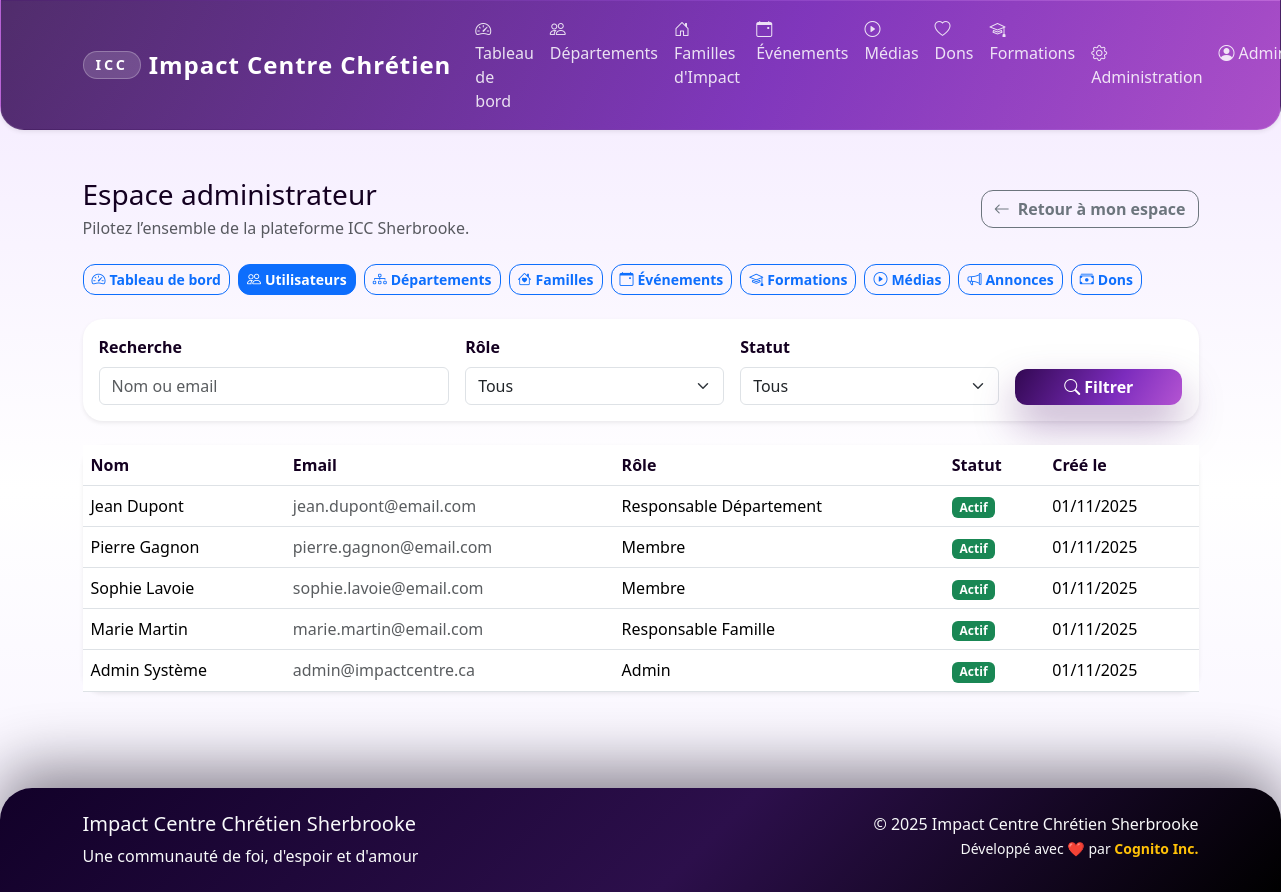
Before: /admin/users (signed in) with the older database file.
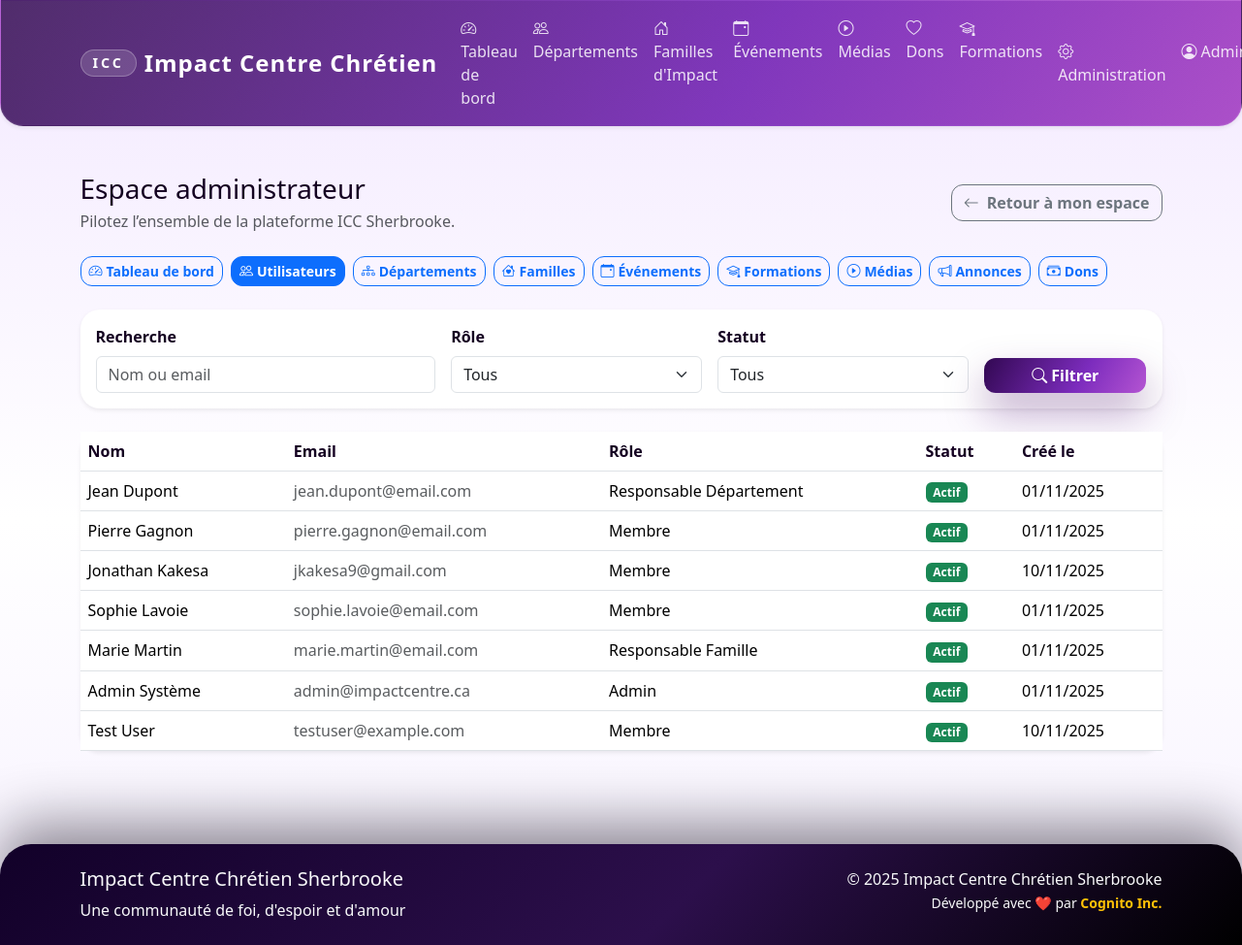
After: the same page with the newer database file.
### app/models/user.py (models this page shows, shortened)
class User(UserMixin, db.Model):
    __tablename__ = 'users'
    id = db.Column(db.Integer, primary_key=True)
    email = db.Column(db.String(120), unique=True, nullable=False, index=True)
    password_hash = db.Column(db.String(255), nullable=False)
    first_name = db.Column(db.String(50), nullable=False)
    last_name = db.Column(db.String(50), nullable=False)
    phone = db.Column(db.String(20))
    address = db.Column(db.Text)
    birth_date = db.Column(db.Date)
    gender = db.Column(db.String(10))  # 'M', 'F', 'Autre'
    marital_status = db.Column(db.String(20))  # 'Célibataire', 'Marié(e)', 'Divorcé(e)', 'Veuf/Veuve'
    membership_status = db.Column(db.String(20), default='Nouveau')  # 'Nouveau', 'En formation', 'Baptisé', 'Membre officiel'
    church_role = db.Column(db.String(100))  # 'Choriste', 'Intercesseur', etc.
    role = db.Column(db.String(20), default='Membre')  # 'Admin', 'Responsable Département', 'Responsable Famille', 'Membre'
    is_active = db.Column(db.Boolean, default=True)
    created_at = db.Column(db.DateTime, default=datetime.utcnow)
    updated_at = db.Column(db.DateTime, default=datetime.utcnow, onupdate=datetime.utcnow)
    department_memberships = db.relationship('DepartmentMember', back_populates='user', cascade='all, delete-orphan')
    family_memberships = db.relationship('FamilyMember', back_populates='user', cascade='all, delete-orphan')
    event_participations = db.relationship('EventParticipant', back_populates='user', cascade='all, delete-orphan')
    donations = db.relationship('Donation', back_populates='user', cascade='all, delete-orphan')
    @property
    def full_name(self):
        return f"{self.first_name} {self.last_name}"
    def is_admin(self):
        return self.role == 'Admin'

### app/routes/admin.py (the view, shortened to what this page needs)
@admin_bp.route('/users')
@login_required
@admin_required
def users():
    page = request.args.get('page', 1, type=int)
    search = request.args.get('search', '')
    role_filter = request.args.get('role', '')
    status_filter = request.args.get('status', '')
    query = User.query
    if role_filter:
        query = query.filter_by(role=role_filter)
    if status_filter:
        if status_filter == 'active':
            query = query.filter_by(is_active=True)
        elif status_filter == 'inactive':
            query = query.filter_by(is_active=False)
    users = query.order_by(User.last_name, User.first_name).paginate(
        page=page, per_page=20, error_out=False
    )
    return render_template('admin/users.html', users=users,
                         search=search, role_filter=role_filter, status_filter=status_filter)

### app/routes/admin.py (called while the page is built)
def admin_required(f):
    @wraps(f)
    def decorated_function(*args, **kwargs):
        if not current_user.is_admin():
            flash('Accès refusé. Droits d\'administrateur requis.', 'error')
            return redirect(url_for('main.dashboard'))
        return f(*args, **kwargs)
    return decorated_function

### app/templates/admin/users.html (shortened to what this page needs)
{% extends "admin/layout.html" %}
{% block admin_body %}
<form class="card border-0 shadow-sm mb-4" method="get">
    <div class="card-body row g-3 align-items-end">
        <div class="col-md-4">
            <label class="form-label">Recherche</label>
            <input type="text" name="search" value="{{ search }}" class="form-control" placeholder="Nom ou email">
        </div>
        <div class="col-md-3">
            <label class="form-label">Rôle</label>
            <select class="form-select" name="role">
                <option value="">Tous</option>
            </select>
        </div>
        <div class="col-md-3">
            <label class="form-label">Statut</label>
            <select class="form-select" name="status">
                <option value="">Tous</option>
            </select>
        </div>
        <div class="col-md-2">
            <button class="btn btn-brand-gradient w-100" type="submit">
                <i class="bi bi-search me-1"></i>Filtrer
            </button>
        </div>
    </div>
</form>
<div class="card border-0 shadow-sm">
    <div class="table-responsive">
        <table class="table align-middle mb-0">
            <thead>
                <tr>
                    <th>Nom</th>
                    <th>Email</th>
                    <th>Rôle</th>
                    <th>Statut</th>
                    <th>Créé le</th>
                </tr>
            </thead>
            <tbody>
                {% for user in users.items %}
                <tr>
                    <td>{{ user.full_name }}</td>
                    <td class="text-muted">{{ user.email }}</td>
                    <td>{{ user.role }}</td>
                    <td>
                        <span class="badge {{ 'bg-success' if user.is_active else 'bg-secondary' }}">
                            {{ 'Actif' if user.is_active else 'Inactif' }}
                        </span>
                    </td>
                    <td>{{ user.created_at.strftime('%d/%m/%Y') if user.created_at else '-' }}</td>
                </tr>
                {% else %}
                <tr>
                    <td colspan="5" class="text-center text-muted py-4">Aucun utilisateur correspondant.</td>
                </tr>
                {% endfor %}
            </tbody>
        </table>
    </div>
</div>
{% endblock %}

### app/templates/base.html (shortened to what the changed rows need)
<!DOCTYPE html>
<html lang="fr">
<head>
    <link href="https://cdn.jsdelivr.net/npm/bootstrap@5.3.2/dist/css/bootstrap.min.css" rel="stylesheet">
    <link href="https://cdn.jsdelivr.net/npm/bootstrap-icons@1.11.1/font/bootstrap-icons.css" rel="stylesheet">
    <link href="https://unpkg.com/aos@2.3.1/dist/aos.css" rel="stylesheet">
    <link href="{{ url_for('static', filename='css/style.css') }}" rel="stylesheet">
</head>
<body>
    <nav class="navbar navbar-expand-lg navbar-dark icc-navbar shadow-sm">
        <div class="container">
            <div class="collapse navbar-collapse" id="navbarNav">
                <ul class="navbar-nav">
                    {% if current_user.is_authenticated %}
                        {% if current_user.is_admin() %}
                            <li class="nav-item">
                                <a class="nav-link" href="{{ url_for('admin.dashboard') }}">
                                    <i class="bi bi-gear me-1"></i>Administration
                                </a>
                            </li>
                        {% endif %}
                        <li class="nav-item dropdown">
                            <a class="nav-link dropdown-toggle" href="#" role="button" data-bs-toggle="dropdown">
                                <i class="bi bi-person-circle me-1"></i>{{ current_user.first_name }}
                            </a>
                        </li>
                    {% endif %}
                </ul>
            </div>
        </div>
    </nav>
    <main class="container-fluid py-4">
        {% block content %}{% endblock %}
    </main>
</body>
</html>

Changed rows visible on the page:
added User: full_name "Jonathan Kakesa", email "jkakesa9@gmail.com", role "Membre", is_active "Actif", created_at "10/11/2025"
added User: full_name "Test User", email "testuser@example.com", role "Membre", is_active "Actif", created_at "10/11/2025"
